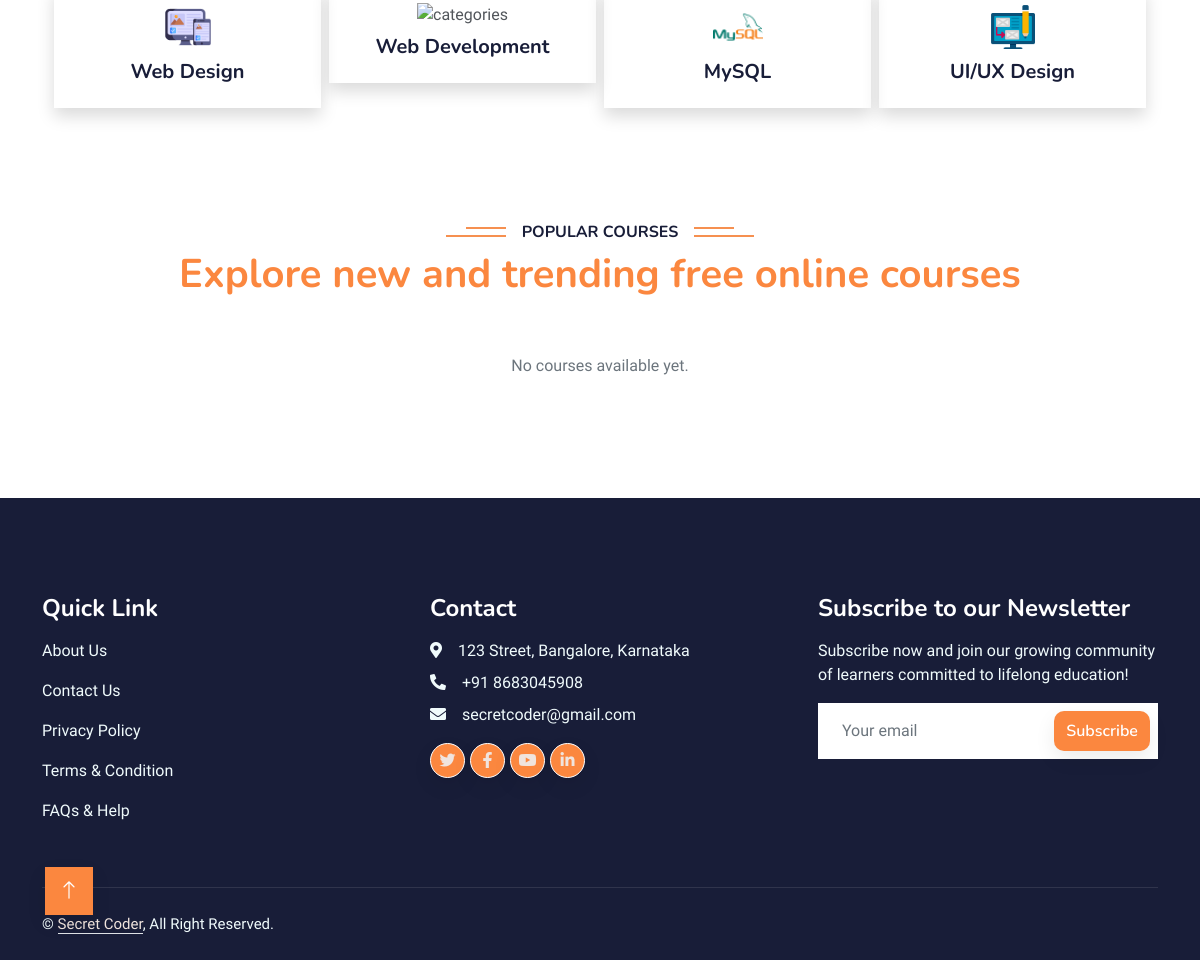
Before: /courses/ (lower part) with the older database file.
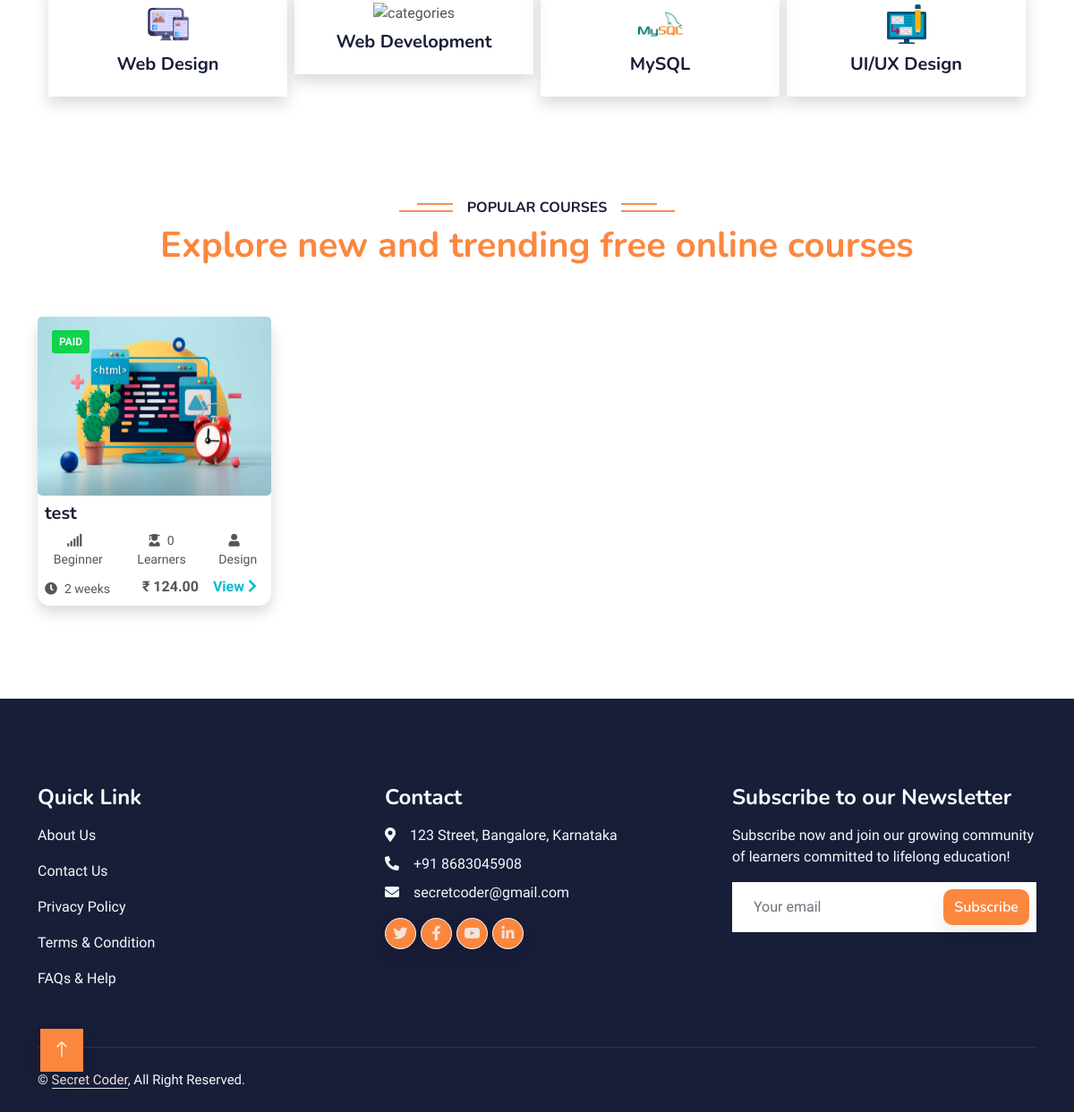
After: the same page with the newer database file.
### skillora_app/models.py (models this page shows, shortened)
class Course(models.Model):
    title = models.CharField(max_length=200)
    description = models.TextField()
    instructor = models.ForeignKey('Teacher', on_delete=models.CASCADE, null=True, blank=True, related_name='courses_taught')
    price = models.DecimalField(max_digits=10, decimal_places=2)
    image = models.ImageField(upload_to='courses/', null=True, blank=True)
    category = models.CharField(max_length=100)
    duration = models.CharField(max_length=50)
    level = models.CharField(max_length=50)
    created_at = models.DateTimeField(auto_now_add=True)
    updated_at = models.DateTimeField(auto_now=True)
    students_enrolled = models.ManyToManyField('Student', blank=True, related_name='enrolled_courses')

### skillora_app/views.py (the view)
# urls.py: path('courses/', views.courses, name='courses'),
def courses(request):
    courses = Course.objects.all()
    categories = Course.objects.values_list('category', flat=True).distinct()
    category_filter = request.GET.get('category')
    if category_filter:
        courses = courses.filter(category=category_filter)
    context = {
        'courses': courses,
        'categories': categories,
        'selected_category': category_filter,
    }
    return render(request, 'courses.html', context)

### templates/courses.html (shortened to what the changed rows need)
{% load static %}
<!DOCTYPE html>
<html lang="en">
<head>
    <link href="https://cdnjs.cloudflare.com/ajax/libs/font-awesome/5.10.0/css/all.min.css" rel="stylesheet">
    <link href="https://cdn.jsdelivr.net/npm/bootstrap-icons@1.4.1/font/bootstrap-icons.css" rel="stylesheet">
    <link href="{% static 'lib/animate/animate.min.css' %}" rel="stylesheet">
    <link href="{% static 'lib/owlcarousel/assets/owl.carousel.min.css' %}" rel="stylesheet">
    <link href="{% static 'css/bootstrap.min.css' %}" rel="stylesheet">
    <link href="{% static 'css/style.css' %}" rel="stylesheet">
</head>
<body>
    <div class="container-xxl py-5">
        <div class="container">
            <div class="text-center wow fadeInUp" data-wow-delay="0.1s">
                <h1 class="mb-5" style="color: #fb873f;">Explore new and trending free online courses</h1>
            </div>
            <div class="row g-4 py-2">
                {% if courses %}
                    {% for course in courses %}
                <div class="col-lg-3 col-md-6 wow fadeInUp" data-wow-delay="0.1s">
                    <div class="course-item shadow">
                        <div class="position-relative overflow-hidden text-light image">
                                {% if course.image %}
                                    <img class="img-fluid" src="{{ course.image.url }}" alt="{{ course.title }}">
                                {% else %}
                                    <img class="img-fluid" src="{% static 'img/courses/course-1.jpg' %}" alt="{{ course.title }}">
                                {% endif %}
                                <div style="position:absolute;top: 15px;left: 16px; font-size:12px; border-radius:3px; background-color:{% if course.price|floatformat:0 == '0' %}#fb873f{% else %}#0ed44c{% endif %};"
                                    class="px-2 py-1 fw-bold text-uppercase">{% if course.price|floatformat:0 == '0' %}FREE{% else %}PAID{% endif %}</div>
                        </div>
                        <div class="p-2 pb-0">
                                <h5 class="mb-1"><a href="{% url 'course_detail' course.id %}" class="text-dark">{{ course.title }}</a></h5>
                        </div>
                        <div class="d-flex">
                                <small class="flex-fill text-center py-1 px-2"><i class="fa fa-signal me-2"></i>{{ course.level }}</small>
                                <small class="flex-fill text-center py-1 px-2"><i class="fa fa-user-graduate me-2"></i>{{ course.students_enrolled.count }} Learners</small>
                                <small class="flex-fill text-center py-1 px-2"><i class="fa fa-user me-2"></i>{{ course.category }}</small>
                        </div>
                        <div class="d-flex">
                                <small class="flex-fill text-left p-2 px-2"><i class="fa fa-clock me-2"></i>{{ course.duration }}</small>
                                <small class="py-1 px-2 fw-bold fs-6 text-center">₹ {{ course.price }}</small>
                                <small class=" text-primary py-1 px-2 fw-bold fs-6" style="float:right;"><a href="{% url 'course_detail' course.id %}">View</a> <i class="fa fa-chevron-right me-2 fs-10"></i></small>
                        </div>
                        </div>
                    </div>
                    {% endfor %}
                {% else %}
                    <div class="col-12 text-center">
                        <p class="text-muted">No courses available yet.</p>
                    </div>
                {% endif %}
            </div>
        </div>
    </div>
</body>
</html>

Changed rows visible on the page:
added Course: title (picture), shows "PAID", title "test", level "Beginner", students_enrolled.count "0", category "Design", duration "2 weeks", price "124.00"
Other visible differences:
text no longer shown: "No courses available yet."
